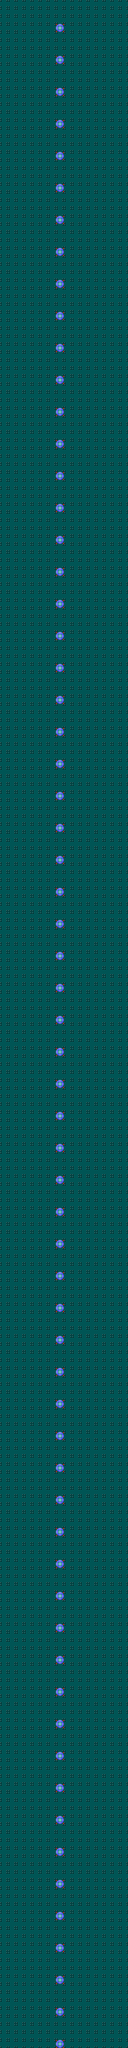

The image is a tile-based game level rendered from a .tmx file. Its description and source (layers, tilesets, objects; grid data summarised) follow:
An orthogonal 16x256 tile map with 16x16 px tiles, 1 tile layer (Tile Layer 1).

<map version="1.10" tiledversion="1.11.0" orientation="orthogonal" renderorder="right-down" width="16" height="256" tilewidth="16" tileheight="16" infinite="0" nextlayerid="2" nextobjectid="1">
 <tileset firstgid="1" source="dg0.tsx" />
 <layer id="1" name="Tile Layer 1" width="16" height="256">
  <data>[4096 cells, 4096 non-empty, 2 distinct tile ids]</data>
 </layer>
</map>
